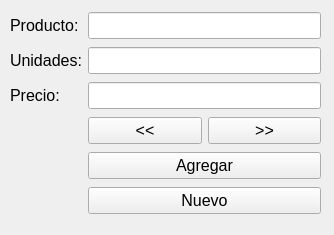
<?xml version="1.0" encoding="UTF-8"?>
<ui version="4.0">
 <class>registerProduct</class>
 <widget class="QWidget" name="registerProduct">
  <property name="geometry">
   <rect>
    <x>0</x>
    <y>0</y>
    <width>334</width>
    <height>235</height>
   </rect>
  </property>
  <property name="windowTitle">
   <string>REGISTRO DE PRODUCTOS</string>
  </property>
  <widget class="QWidget" name="gridLayoutWidget">
   <property name="geometry">
    <rect>
     <x>10</x>
     <y>10</y>
     <width>311</width>
     <height>208</height>
    </rect>
   </property>
   <layout class="QGridLayout" name="gridLayout">
    <item row="3" column="0">
     <widget class="QLabel" name="label_3">
      <property name="font">
       <font>
        <pointsize>12</pointsize>
       </font>
      </property>
      <property name="text">
       <string>Precio:</string>
      </property>
     </widget>
    </item>
    <item row="1" column="0">
     <widget class="QLabel" name="label">
      <property name="font">
       <font>
        <pointsize>12</pointsize>
       </font>
      </property>
      <property name="text">
       <string>Producto:</string>
      </property>
     </widget>
    </item>
    <item row="5" column="1">
     <widget class="QPushButton" name="btn_agregar">
      <property name="font">
       <font>
        <pointsize>12</pointsize>
       </font>
      </property>
      <property name="text">
       <string>Agregar</string>
      </property>
     </widget>
    </item>
    <item row="1" column="1">
     <widget class="QLineEdit" name="txt_producto">
      <property name="font">
       <font>
        <pointsize>12</pointsize>
       </font>
      </property>
     </widget>
    </item>
    <item row="2" column="1">
     <widget class="QLineEdit" name="txt_unidades">
      <property name="font">
       <font>
        <pointsize>12</pointsize>
       </font>
      </property>
     </widget>
    </item>
    <item row="6" column="1">
     <widget class="QPushButton" name="btn_new">
      <property name="font">
       <font>
        <pointsize>12</pointsize>
       </font>
      </property>
      <property name="text">
       <string>Nuevo</string>
      </property>
     </widget>
    </item>
    <item row="3" column="1">
     <widget class="QLineEdit" name="txt_precio">
      <property name="font">
       <font>
        <pointsize>12</pointsize>
       </font>
      </property>
     </widget>
    </item>
    <item row="2" column="0">
     <widget class="QLabel" name="label_2">
      <property name="font">
       <font>
        <pointsize>12</pointsize>
       </font>
      </property>
      <property name="text">
       <string>Unidades:</string>
      </property>
     </widget>
    </item>
    <item row="4" column="1">
     <layout class="QHBoxLayout" name="horizontalLayout">
      <item>
       <widget class="QPushButton" name="btn_previous">
        <property name="font">
         <font>
          <pointsize>12</pointsize>
         </font>
        </property>
        <property name="text">
         <string>&lt;&lt;</string>
        </property>
       </widget>
      </item>
      <item>
       <widget class="QPushButton" name="btn_next">
        <property name="font">
         <font>
          <pointsize>12</pointsize>
         </font>
        </property>
        <property name="text">
         <string>&gt;&gt;</string>
        </property>
       </widget>
      </item>
     </layout>
    </item>
   </layout>
  </widget>
 </widget>
 <resources/>
 <connections/>
</ui>
